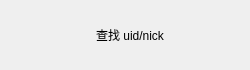
<?xml version="1.0" encoding="UTF-8"?>
<ui version="4.0">
 <class>AddUserItem</class>
 <widget class="QWidget" name="AddUserItem">
  <property name="geometry">
   <rect>
    <x>0</x>
    <y>0</y>
    <width>250</width>
    <height>70</height>
   </rect>
  </property>
  <property name="minimumSize">
   <size>
    <width>250</width>
    <height>70</height>
   </size>
  </property>
  <property name="maximumSize">
   <size>
    <width>250</width>
    <height>70</height>
   </size>
  </property>
  <property name="windowTitle">
   <string>Form</string>
  </property>
  <layout class="QHBoxLayout" name="horizontalLayout">
   <item>
    <widget class="QLabel" name="add_tip">
     <property name="minimumSize">
      <size>
       <width>40</width>
       <height>40</height>
      </size>
     </property>
     <property name="maximumSize">
      <size>
       <width>40</width>
       <height>40</height>
      </size>
     </property>
     <property name="text">
      <string/>
     </property>
    </widget>
   </item>
   <item>
    <widget class="QLabel" name="message_tip">
     <property name="text">
      <string>查找 uid/nick</string>
     </property>
     <property name="alignment">
      <set>Qt::AlignCenter</set>
     </property>
    </widget>
   </item>
   <item>
    <widget class="QLabel" name="right_tip">
     <property name="minimumSize">
      <size>
       <width>30</width>
       <height>30</height>
      </size>
     </property>
     <property name="maximumSize">
      <size>
       <width>30</width>
       <height>30</height>
      </size>
     </property>
     <property name="text">
      <string/>
     </property>
    </widget>
   </item>
  </layout>
 </widget>
 <resources/>
 <connections/>
</ui>
